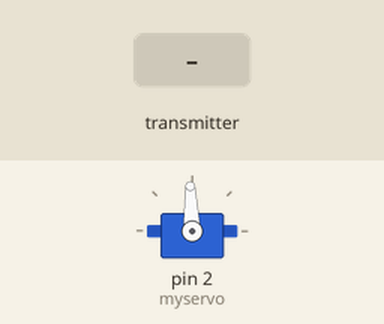
Bench run of a sketch on a simulated Arduino Uno, built with avr-gcc and run on an emulated ATmega328P. Parts: servo. Inputs (shaded band) come from the test bench. No radio packets arrive unless stated.

Above: at 1.2 s.
1.3 s: the transmitter starts sending message = 0
At 2.1 s:
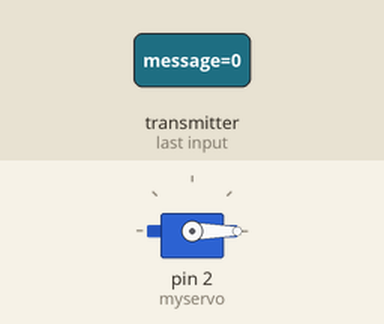
2.8 s: the transmitter starts sending message = 256
At 3.3 s:
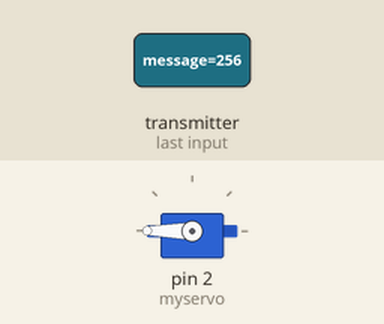
Timing chart, 0 to 5.8 s (numbered marks = the images above; inputs shaded):
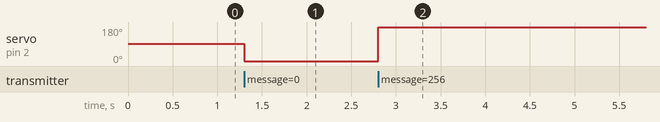

Measured:
- after the input at 1.3 s, servo on pin 2 (myservo): 92° → 0° at once
- after the input at 2.8 s, servo on pin 2 (myservo): 0° → 180° at once

The sketch:

reciver.ino
```cpp
#include <SPI.h>
#include <Servo.h>
#include "nRF24L01.h"
#include "RF24.h"
#include "printf.h"

//
// Hardware configuration
//

Servo myservo;

// Set up nRF24L01 radio on SPI bus plus pins 9 & 10
RF24 radio(9,10);

//
// Topology
//

// Radio pipe addresses for the 2 nodes to communicate.
const uint64_t pipes[2] = { 0xF0F0F0F0E1LL, 0xF0F0F0F0D2LL };

// Default Values
int servoPos = 92; // Steady point of the servo

void setup(void)
{

  //
  // Setup and configure rf radio
  //

  radio.begin();

  // optionally, increase the delay between retries & # of retries
  radio.setRetries(15,15);

  // optionally, reduce the payload size.  seems to
  // improve reliability
  radio.setPayloadSize(8);

  //
  // Open pipes to other nodes for communication
  //

  // This simple sketch opens two pipes for these two nodes to communicate
  // back and forth.
  // Open 'our' pipe for writing
  // Open the 'other' pipe for reading, in position #1 (we can have up to 5 pipes open for reading)

    radio.openWritingPipe(pipes[1]);
    radio.openReadingPipe(1,pipes[0]);

  //
  // Start listening
  //

  radio.startListening();

  //
  // Dump the configuration of the rf unit for debugging
  //

  // The servo is attached to pin 2
  myservo.attach(2);
  // Start with the steady point of the servo
  myservo.write(servoPos);
}


void receiveOrder()
{
    // if there is data ready
    if ( radio.available() )
    {
      // Dump the payloads until we've gotten everything
      unsigned long message;
      bool done = false;
      while (!done)
      {
        // Fetch the payload, and see if this was the last one.
        done = radio.read( &message, sizeof(unsigned long) );

        // Use it
        // The servo can only ake a value fro 0 to 180
        if(message > 180) message = 180;
        else if(message < 0) message = 0;
        // Save the postion
        servoPos = message;
        // Write the position to the servo
        myservo.write(servoPos);
      }

      // First, stop listening so we can talk
      radio.stopListening();

      // Send the final one back.
      radio.write( &message, sizeof(unsigned long) );

      // Now, resume listening so we catch the next packets.
      radio.startListening();
    }
}

void loop(void)
{
  receiveOrder();
}
```
